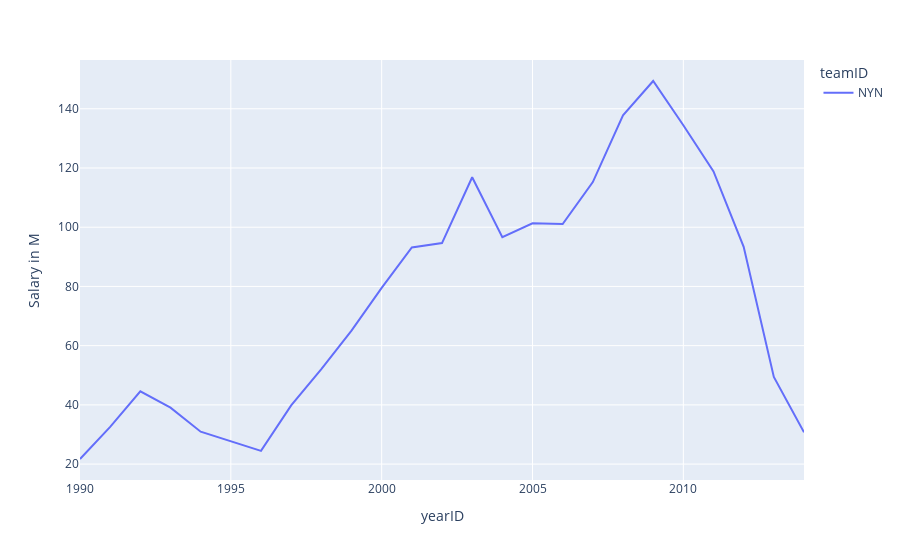

Notebook source saved alongside this figure:
### Code cell
fig = px.line(df[df.teamID=='NYN'], x="yearID", y="Salary in M", color='teamID')
fig.show()

### Figure 1 — Plotly figure (JSON) as saved in the notebook; plotly's stock layout.template omitted (floating-point values rounded to 4 significant figures)
{"data": [{"hovertemplate": "teamID=NYN<br>yearID=%{x}<br>Salary in M=%{y}<extra></extra>", "legendgroup": "NYN", "line": {"color": "#636efa", "dash": "solid"}, "mode": "lines", "name": "NYN", "showlegend": true, "type": "scatter", "x": [1990, 1991, 1992, 1993, 1994, 1995, 1996, 1997, 1998, 1999, 2000, 2001, 2002, 2003, 2004, 2005, 2006, 2007, 2008, 2009, 2010, 2011, 2012, 2013, 2014], "xaxis": "x", "y": [21.72, 32.59, 44.6, 39.04, 30.96, 27.67, 24.48, 39.8, 52.08, 65.09, 79.51, 93.17, 94.63, 116.9, 96.66, 101.3, 101.1, 115.2, 137.8, 149.4, 134.4, 118.8, 93.35, 49.45, 30.75], "yaxis": "y"}], "layout": {"legend": {"title": {"text": "teamID"}, "tracegroupgap": 0}, "margin": {"t": 60}, "xaxis": {"anchor": "y", "domain": [0, 1], "title": {"text": "yearID"}}, "yaxis": {"anchor": "x", "domain": [0, 1], "title": {"text": "Salary in M"}}}}
